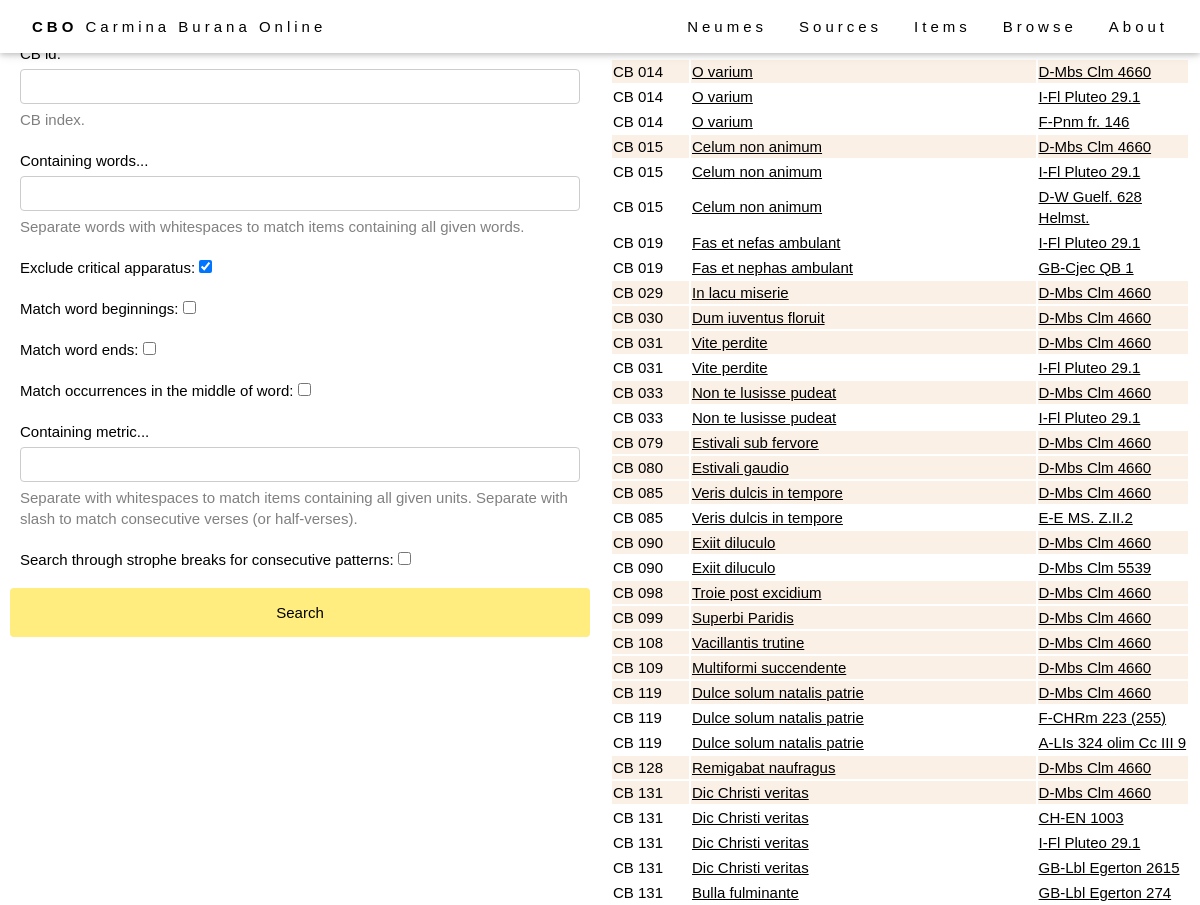
Before: /browse/browse-item/ (upper part) with the older database file.
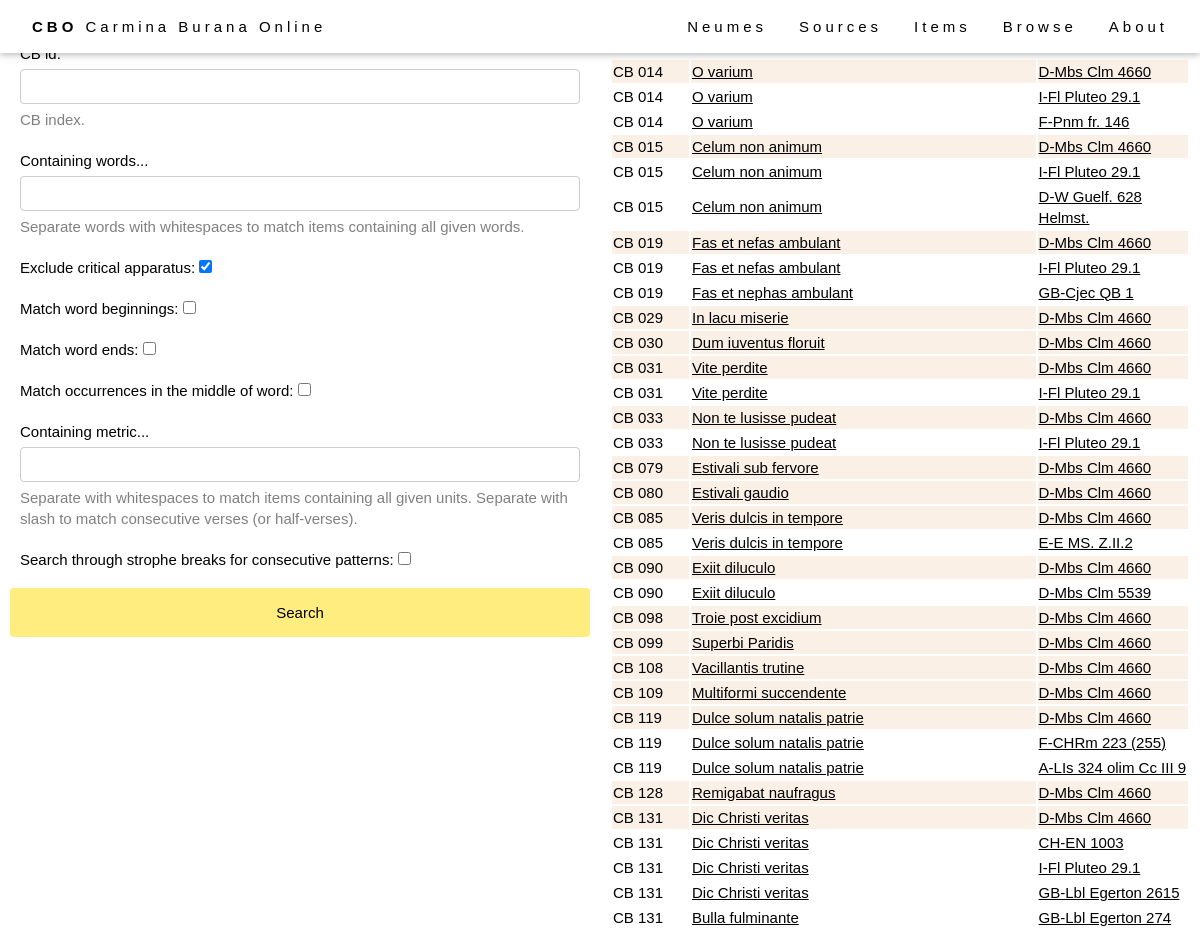
After: the same page with the newer database file.
### browse/models.py (models this page shows, shortened)
class Item(models.Model):
    abstract_item = models.ForeignKey(AbstractItem, on_delete=models.PROTECT, null=True)
    source = models.ForeignKey(Source, on_delete=models.RESTRICT, null=True)
    foliation_start = models.CharField(max_length=64, help_text="First folio occupied by the item in the source.")
    foliation_end = models.CharField(max_length=64, help_text="Last folio occupied by the item in the source.")
    title = models.CharField(max_length=256, help_text="Title of the item (incipit).")
    language = models.ManyToManyField(Language)
    file = models.CharField(max_length=64, help_text="Filename (without extensions).", null=True)
    IIIF_canvasIndex = models.CharField(max_length=256, help_text="IIIF canvas index of the item (integer).", blank=True)
    IIIF_canvasId = models.CharField(max_length=256, help_text="IIIF canvas @id of the item (string), alternative to the previous field.", blank=True)
    alternative_img_link = models.CharField(max_length=1024, help_text="Alternative link for source images (if IIIF is not available).", blank=True)
    class Meta:
        ordering = [Length('abstract_item__cb_id'), 'abstract_item__cb_id', (106.5 - F('source__pk')) ** 2]
    @property
    def in_codex_buranus(self):
        return 106 <= self.source.pk <= 107
    def get_absolute_url(self):
        return reverse('item-detail', args=[str(self.pk)])

class AbstractItem(models.Model):
    cb_id = models.CharField(max_length=10, help_text="Number of the item.")
    theme = models.ManyToManyField(Theme)
    genre = models.ForeignKey(Genre, on_delete=models.SET_NULL, null=True)
    class Meta:
        ordering = [Length('cb_id'), 'cb_id']

class Source(models.Model):
    bib_id = models.CharField(max_length=128, unique=True, help_text="The source identifier.")
    nick_name = models.CharField(max_length=128, help_text="The source name.", blank=True)
    country = models.CharField(max_length=256, help_text="The source location (country).")
    location = models.CharField(max_length=256, help_text="The source location (institution).")
    century = models.CharField(max_length=256, help_text="The source century.", blank=True)
    notation = models.CharField(max_length=256, help_text="The source notation type (for musical notation only).", blank=True)
    url = models.CharField(max_length=512, help_text="External url to access the source images.", blank=True)
    concordances = models.TextField(help_text="Concordances with the Codex Buranus.", blank=True)
    notes = models.TextField(help_text="Additional notes on the source.", blank=True)
    IIIF_manifest = models.CharField(max_length=1024, help_text="URL of the IIIF manifest.", blank=True)
    class Meta:
        ordering = ['country', 'location', 'bib_id']
    def get_absolute_url(self):
        return reverse('source-detail', args=[str(self.id)])

### browse/views.py (the view)
# urls.py: path('browse-item/', views.browse_item, name='browse_item'),
def browse_item(request):
    if request.method == "POST":
        form = BrowseItemForm(request.POST)
        if form.is_valid():
            items = Item.objects.all()
            if len(form.cleaned_data['cb_id']):
                cb_id = form.cleaned_data['cb_id']
                items = Item.objects.filter(abstract_item__cb_id=cb_id)
            if len(form.cleaned_data['words']):
                words = form.cleaned_data['words'].lower().split(" ")
                exclude_apparatus = form.cleaned_data['exclude_apparatus']
                match_word_beginning = form.cleaned_data['match_word_beginning']
                match_word_end = form.cleaned_data['match_word_end']
                match_word_middle = form.cleaned_data['match_word_middle']
                items = [item for item in items if item.contains_words(words,
                                                                       exclude_apparatus=exclude_apparatus,
                                                                       match_word_beginning=match_word_beginning,
                                                                       match_word_end=match_word_end,
                                                                       match_word_middle=match_word_middle)
                         ]
            if len(form.cleaned_data['metrics']):
                metrics = form.cleaned_data['metrics'].split(" ")
                through_strophe_break = form.cleaned_data['through_strophe_break']
                items = [item for item in items if item.contains_metrics(metrics,
                                                                         through_strophe_break=through_strophe_break)
                         ]
            return render(request, "browse_item.html", {"form": form, "items": items})
    else:
        form = BrowseItemForm()
    return render(request, "browse_item.html", {"form": form, "items": Item.objects.all()})

### browse/forms.py
class BrowseItemForm(forms.Form):
    template_name = "form_snippet.html"
    cb_id = forms.CharField(max_length=16, label="CB id", help_text="CB index.", required=False)
    words = forms.CharField(max_length=2048, label="Containing words...", help_text="Separate words with whitespaces to match items containing all given words.", required=False)
    exclude_apparatus = forms.BooleanField(initial=True, required=False, label="Exclude critical apparatus")
    match_word_beginning = forms.BooleanField(initial=False, required=False, label="Match word beginnings")
    match_word_end = forms.BooleanField(initial=False, required=False, label="Match word ends")
    match_word_middle = forms.BooleanField(initial=False, required=False, label="Match occurrences in the middle of word")
    metrics = forms.CharField(max_length=2048, label="Containing metric...", help_text="Separate with whitespaces to match items containing all given units.\nSeparate with slash to match consecutive verses (or half-verses).", required=False)
    through_strophe_break = forms.BooleanField(initial=False, required=False, label="Search through strophe breaks for consecutive patterns")

### templates/browse_item.html (shortened to what this page needs)
{% extends "base_generic.html" %}
{% block content %}
<div class="flex-column" style="flex: 50%">
  <div class="formContainer">
    <form action="/browse/browse-item/" method="post">
      {{ form }}
      <input class="cbo-button" type="submit" value="Search">
    </form>
  </div>
</div>
<div class="flex-column" style="flex: 50%">
  <div class="browseResult">
    {% if items %}
    <table style="width: 100%;">
      <tr>
        <th>CB #</th>
        <th>Title</th>
        <th>Source</th>
      </tr>
      {% for item in items %}
      {% include "item_as_tr.html" with item=item %}
      {% endfor %}
    </table>
    {% else %}
    <p>There are no matching items.</p>
    {% endif %}
  </div>
</div>
{% endblock %}

### templates/item_as_tr.html
{% load static %}
{% if item.in_codex_buranus %}
  <tr style="background-color: Linen;">
{% else %}
  <tr>
{% endif %}
  <td style="width: 75px;">CB {{ item.abstract_item.cb_id }}</td>
  <td><a href="{{ item.get_absolute_url }}">{{ item.title }}</a></td>
  <td><a href="{{ item.source.get_absolute_url }}">{{ item.source.bib_id }}</a></td>
</tr>

Changed rows visible on the page:
added Item: abstract_item.cb_id "019", title "Fas et nefas ambulant", source.bib_id "D-Mbs Clm 4660"
